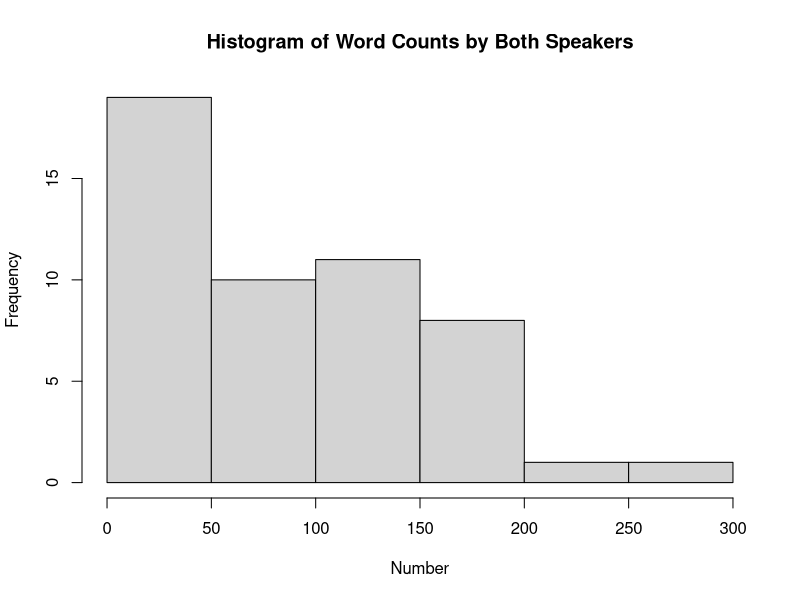
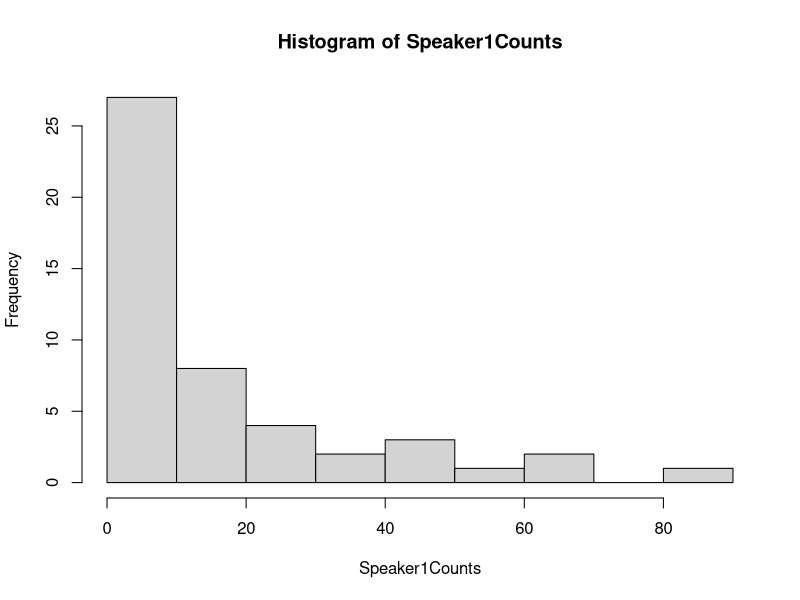
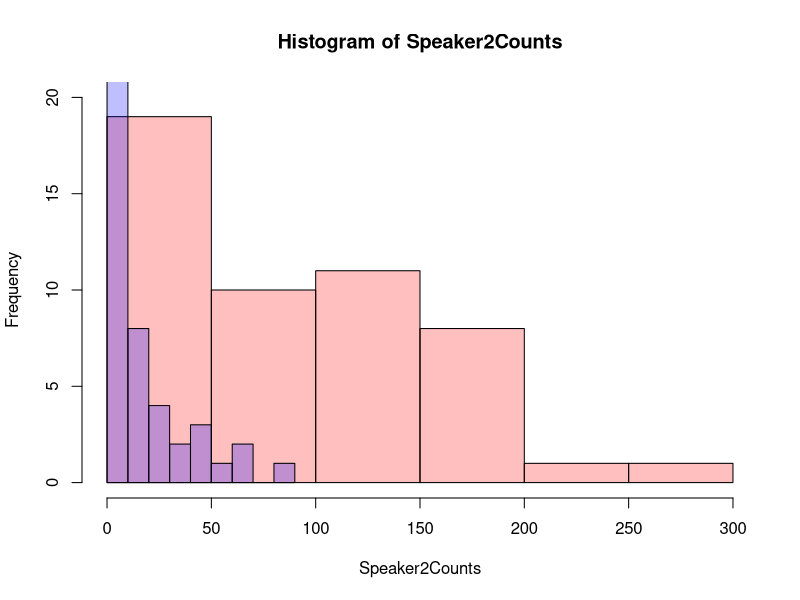

Source code (R) for these figures, in order: (Note: this script raises an error after producing the figures.)
# set the file address: 
setwd("/Users/obadiah/dialoguesystems") 

mydata <- read.csv("a.csv", header=TRUE, sep=",")

# putting the number of words per utterance into a list for Speaker1 and Speaker2
Speaker1Counts <- subset(mydata, Speaker==1)$Counts
Speaker2Counts <- subset(mydata, Speaker==2)$Counts


# Median value for Speaker1 and Speaker2
print(median(Speaker1Counts))
print(median(Speaker2Counts))

# Mode value for Speaker1 and Speaker2
mode <- print(names(sort(-table(Speaker1Counts)))[1])
print(mode)

# Standart deviation for Speaker1 and Speaker2
print(sd(Speaker1Counts))
print(sd(Speaker2Counts))

# Max count for each speaker (to size the histogram)
print(max(Speaker1Counts))
print(max(Speaker2Counts))

# what data type are our two speaker count sets stored as?
print(attributes(Speaker1Counts))

# Histogram. Still working on it

# hist(Speaker1Counts, 
#     main="Histogram", 
#     xlab="Number", 
#     ylab="Frequency", 
#     border="blue", 
#     col="green",
#     ylim = c(0, 10.0),
#    breaks=length(Speaker1Counts))


p2 <- hist(Speaker2Counts,
           main="Histogram of Word Counts by Both Speakers",
           xlab="Number",
           ylab="Frequency",
           breaks=6)
p1 <- hist(Speaker1Counts, breaks=6)
# print(p1)
# print(p2)
plot( p2, col=rgb(1,0,0,1/4), ylim=c(0,20))  # second
plot( p1, col=rgb(0,0,1,1/4), add=T)  # first histogram
print(p1.$breaks)
print(p2.$breaks)


